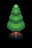

A level layout from a 2D game, rendered from its tile map. Below: a short description, then the map file with its tile-grid data intact:
An orthogonal 2x3 tile map with 16x16 px tiles, 1 tile layer (Tile Layer 1).

<map version="1.10" tiledversion="1.11.2" orientation="orthogonal" renderorder="right-down" width="2" height="3" tilewidth="16" tileheight="16" infinite="0" nextlayerid="2" nextobjectid="1">
 <tileset firstgid="1" source="sunville.tsx" />
 <layer id="1" name="Tile Layer 1" width="2" height="3">
  <data encoding="csv">
436,437,
500,501,
564,565
</data>
 </layer>
</map>
